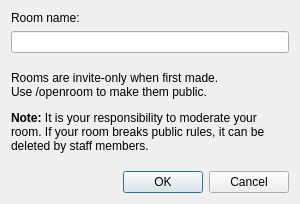
<?xml version="1.0" encoding="UTF-8"?>
<ui version="4.0">
 <class>FMakeRoomDialog</class>
 <widget class="QDialog" name="FMakeRoomDialog">
  <property name="windowModality">
   <enum>Qt::WindowModal</enum>
  </property>
  <property name="geometry">
   <rect>
    <x>0</x>
    <y>0</y>
    <width>300</width>
    <height>204</height>
   </rect>
  </property>
  <property name="sizePolicy">
   <sizepolicy hsizetype="Ignored" vsizetype="Ignored">
    <horstretch>0</horstretch>
    <verstretch>0</verstretch>
   </sizepolicy>
  </property>
  <property name="minimumSize">
   <size>
    <width>300</width>
    <height>204</height>
   </size>
  </property>
  <property name="maximumSize">
   <size>
    <width>300</width>
    <height>204</height>
   </size>
  </property>
  <property name="windowTitle">
   <string>Make Private Room</string>
  </property>
  <property name="modal">
   <bool>true</bool>
  </property>
  <layout class="QVBoxLayout" name="verticalLayout">
   <item>
    <widget class="QLabel" name="label_2">
     <property name="sizePolicy">
      <sizepolicy hsizetype="Preferred" vsizetype="Minimum">
       <horstretch>0</horstretch>
       <verstretch>0</verstretch>
      </sizepolicy>
     </property>
     <property name="text">
      <string>Room name:</string>
     </property>
     <property name="textFormat">
      <enum>Qt::PlainText</enum>
     </property>
     <property name="buddy">
      <cstring>roomName</cstring>
     </property>
    </widget>
   </item>
   <item>
    <widget class="QLineEdit" name="roomName"/>
   </item>
   <item>
    <widget class="QLabel" name="label">
     <property name="sizePolicy">
      <sizepolicy hsizetype="Preferred" vsizetype="MinimumExpanding">
       <horstretch>0</horstretch>
       <verstretch>0</verstretch>
      </sizepolicy>
     </property>
     <property name="text">
      <string>&lt;html&gt;&lt;head/&gt;&lt;body&gt;&lt;p&gt;Rooms are invite-only when first made.&lt;br/&gt;Use &lt;span style=&quot; font-family:'monospace';&quot;&gt;/openroom&lt;/span&gt; to make them public.&lt;/p&gt;&lt;p&gt;&lt;span style=&quot; font-weight:600;&quot;&gt;Note:&lt;/span&gt; It is your responsibility to moderate your room. If your room breaks public rules, it can be deleted by staff members.&lt;/p&gt;&lt;/body&gt;&lt;/html&gt;</string>
     </property>
     <property name="wordWrap">
      <bool>true</bool>
     </property>
    </widget>
   </item>
   <item>
    <widget class="QDialogButtonBox" name="buttonBox">
     <property name="orientation">
      <enum>Qt::Horizontal</enum>
     </property>
     <property name="standardButtons">
      <set>QDialogButtonBox::Cancel|QDialogButtonBox::Ok</set>
     </property>
    </widget>
   </item>
  </layout>
 </widget>
 <tabstops>
  <tabstop>roomName</tabstop>
  <tabstop>buttonBox</tabstop>
 </tabstops>
 <resources/>
 <connections>
  <connection>
   <sender>buttonBox</sender>
   <signal>accepted()</signal>
   <receiver>FMakeRoomDialog</receiver>
   <slot>accept()</slot>
   <hints>
    <hint type="sourcelabel">
     <x>227</x>
     <y>187</y>
    </hint>
    <hint type="destinationlabel">
     <x>157</x>
     <y>203</y>
    </hint>
   </hints>
  </connection>
  <connection>
   <sender>buttonBox</sender>
   <signal>rejected()</signal>
   <receiver>FMakeRoomDialog</receiver>
   <slot>reject()</slot>
   <hints>
    <hint type="sourcelabel">
     <x>285</x>
     <y>193</y>
    </hint>
    <hint type="destinationlabel">
     <x>286</x>
     <y>203</y>
    </hint>
   </hints>
  </connection>
 </connections>
</ui>
